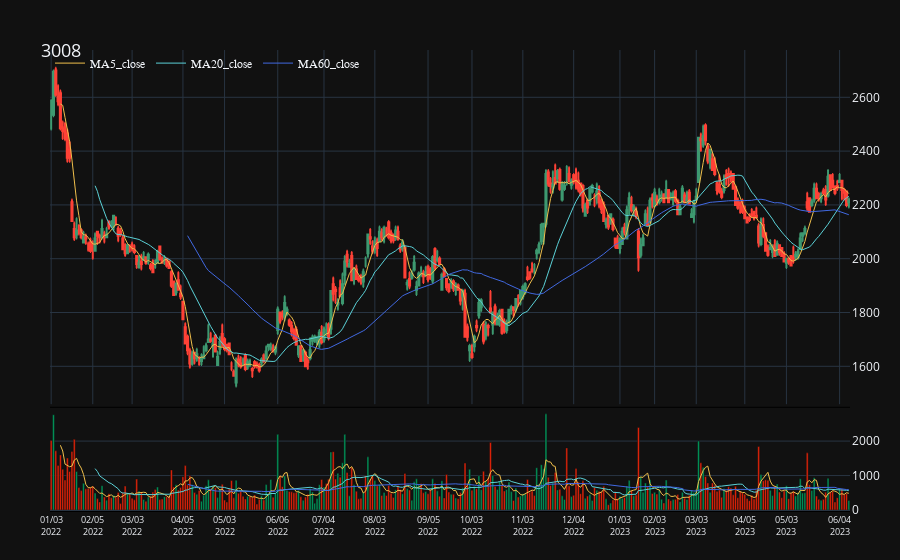

Notebook source saved alongside this figure:
### Code cell
daily_plot(plot_df)

### Figure 1 — Plotly figure (JSON) as saved in the notebook; plotly's stock layout.template omitted (floating-point values rounded to 4 significant figures; data arrays with more than 128 entries replaced by an {"elided": "..."} marker saying what was removed)
{"data": [{"close": {"elided": "346 int values"}, "high": {"elided": "346 int values"}, "hoverlabel": {"bgcolor": {"elided": "346 str values"}}, "low": {"elided": "346 int values"}, "name": "OHLC", "open": {"elided": "346 int values"}, "showlegend": false, "type": "candlestick", "whiskerwidth": 1, "x": {"elided": "346 str values"}, "xaxis": "x", "yaxis": "y"}, {"hoverlabel": {"font": {"family": "Rockwell", "size": 8}, "namelength": 0}, "hovertemplate": "MA5_close:%{y}<extra></extra>", "line": {"color": "rgb(240, 191, 76)", "width": 1}, "name": "MA5_close", "type": "scatter", "x": {"elided": "346 str values"}, "xaxis": "x", "y": {"elided": "346 int values"}, "yaxis": "y"}, {"hoverlabel": {"font": {"family": "Rockwell", "size": 8}, "namelength": 0}, "hovertemplate": "MA20_close:%{y}<extra></extra>", "line": {"color": "rgb(91, 209, 215)", "width": 1}, "name": "MA20_close", "type": "scatter", "x": {"elided": "346 str values"}, "xaxis": "x", "y": {"elided": "346 float values"}, "yaxis": "y"}, {"hoverlabel": {"font": {"family": "Rockwell", "size": 8}, "namelength": 0}, "hovertemplate": "MA60_close:%{y}<extra></extra>", "line": {"color": "RoyalBlue", "width": 1}, "name": "MA60_close", "type": "scatter", "x": {"elided": "346 str values"}, "xaxis": "x", "y": {"elided": "346 float values"}, "yaxis": "y"}, {"hovertemplate": "Vol:%{y:,.2s}<extra></extra>", "marker": {"color": {"elided": "346 str values"}}, "showlegend": false, "type": "bar", "x": {"elided": "346 str values"}, "xaxis": "x2", "y": {"elided": "346 float values"}, "yaxis": "y2"}, {"hoverlabel": {"font": {"family": "Rockwell", "size": 8}, "namelength": 0}, "hovertemplate": "MA5_vol:%{y:,.2s}<extra></extra>", "line": {"color": "rgb(240, 191, 76)", "width": 1}, "name": "MA5_vol", "showlegend": false, "type": "scatter", "x": {"elided": "346 str values"}, "xaxis": "x2", "y": {"elided": "346 float values"}, "yaxis": "y2"}, {"hoverlabel": {"font": {"family": "Rockwell", "size": 8}, "namelength": 0}, "hovertemplate": "MA20_vol:%{y:,.2s}<extra></extra>", "line": {"color": "rgb(91, 209, 215)", "width": 1}, "name": "MA20_vol", "showlegend": false, "type": "scatter", "x": {"elided": "346 str values"}, "xaxis": "x2", "y": {"elided": "346 float values"}, "yaxis": "y2"}, {"hoverlabel": {"font": {"family": "Rockwell", "size": 8}, "namelength": 0}, "hovertemplate": "MA60_vol:%{y:,.2s}<extra></extra>", "line": {"color": "RoyalBlue", "width": 1}, "name": "MA60_vol", "showlegend": false, "type": "scatter", "x": {"elided": "346 str values"}, "xaxis": "x2", "y": {"elided": "346 float values"}, "yaxis": "y2"}], "layout": {"autosize": true, "hovermode": "x", "legend": {"bgcolor": "rgba(0,0,0,0)", "font": {"family": "Courier", "size": 12}, "orientation": "h", "x": 0, "xanchor": "left", "y": 0.94, "yanchor": "bottom"}, "margin": {"b": 50, "l": 50, "pad": 1, "r": 50, "t": 50}, "title": {"font": {"size": 18}, "text": "3008", "x": 0.045, "xanchor": "left", "y": 0.92, "yanchor": "top"}, "xaxis": {"anchor": "y", "domain": [0, 1], "matches": "x2", "nticks": 25, "rangebreaks": [{"values": {"elided": "177 str values"}}], "rangeslider": {"visible": false}, "showticklabels": false, "tickfont": {"size": 9}, "tickformat": "%m/%d<br>%Y"}, "xaxis2": {"anchor": "y2", "domain": [0, 1], "linecolor": "black", "linewidth": 1, "mirror": true, "nticks": 25, "rangebreaks": [{"values": {"elided": "177 str values"}}], "showgrid": false, "tickfont": {"size": 9}, "tickformat": "%m/%d<br>%Y"}, "yaxis": {"anchor": "x", "domain": [0.23, 1], "side": "right"}, "yaxis2": {"anchor": "x2", "domain": [0, 0.22], "side": "right"}}}
